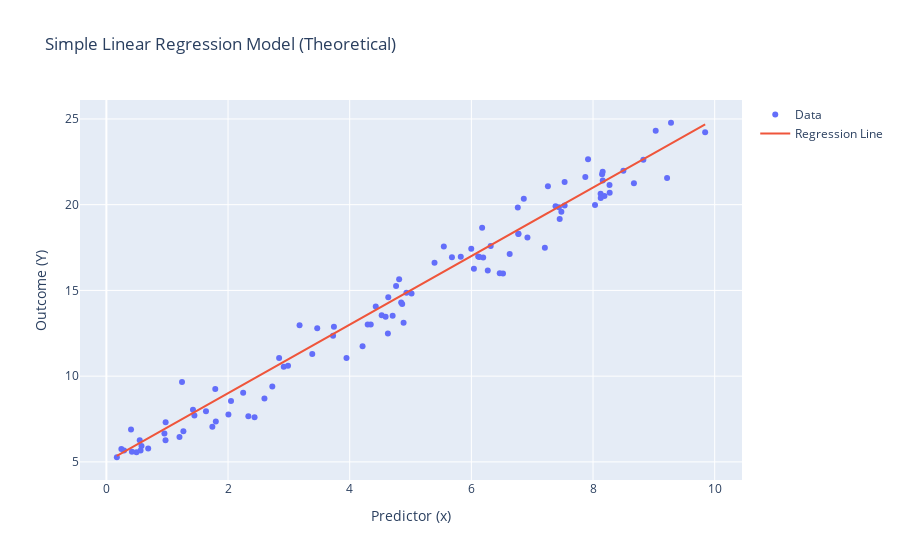

The code cell stored with this chart in its notebook:
### Markdown cell above
In a Simple Linear Regression model, we aim to describe the relationship between a predictor variable \( x \) and an outcome variable \( Y \) using a linear equation. This model assumes that the outcome \( Y \) depends linearly on \( x \) with some added random noise. The model equation is:

\[
Y = beta_0 + beta_1 x + epsilon
\]

where:
- **\( beta_0 \)** is the intercept, representing the value of \( Y \) when \( x = 0 \).
- **\( beta_1 \)** is the slope, showing the change in \( Y \) for a one-unit increase in \( x \).
- **\( epsilon \)** is the error term, representing the randomness or noise in \( Y \). It's typically assumed to follow a normal distribution with mean 0 and some standard deviation \( sigma \)
xc 
This model implies that for each value of \( x \), the outcome \( Y \) is a random variable that follows a normal distribution centered around \( beta_0 + beta_1 x \) with standard deviation \( sigma \). In other words, \( Y \) values are distributed around a "true" line defined by \( beta_0 + beta_1 x \), with some spread due to the error term.

### Code cell
import numpy as np
from scipy.stats import norm, uniform
import plotly.graph_objects as go

# Define parameters for the regression model
n = 100  # Sample size
beta0 = 5  # Intercept
beta1 = 2  # Slope
sigma = 1  # Standard deviation of the error term

# Generate predictor variable x from a uniform distribution
x = uniform.rvs(loc=0, scale=10, size=n)

# Generate error terms from a normal distribution
errors = norm.rvs(loc=0, scale=sigma, size=n)

# Generate outcome variable Y according to the theoretical model
Y = beta0 + beta1 * x + errors

# Visualize the results using Plotly
fig = go.Figure()

# Scatter plot of the generated data points
fig.add_trace(go.Scatter(x=x, y=Y, mode='markers', name='Data'))

# Add the theoretical regression line (without noise)
fig.add_trace(go.Scatter(x=x, y=beta0 + beta1 * x, mode='lines', name='Regression Line'))

fig.update_layout(title="Simple Linear Regression Model (Theoretical)",
                  xaxis_title="Predictor (x)",
                  yaxis_title="Outcome (Y)")
fig.show()

### Figure 1 — Plotly figure (JSON) as saved in the notebook; plotly's stock layout.template omitted (floating-point values rounded to 4 significant figures)
{"data": [{"mode": "markers", "name": "Data", "type": "scatter", "x": [7.258, 0.9724, 8.672, 8.125, 7.384, 6.52, 0.1721, 7.452, 4.212, 8.271, 0.5483, 5.547, 8.827, 4.526, 6.194, 9.843, 4.628, 8.188, 6.763, 4.346, 2.334, 3.176, 3.947, 4.886, 4.813, 1.202, 7.208, 0.4946, 2.728, 1.423, 5.017, 0.5774, 4.932, 1.742, 4.846, 6.13, 7.873, 0.9741, 6.112, 2.436, 3.385, 7.918, 5.681, 0.9542, 2.916, 1.637, 6.042, 5.394, 0.2907, 4.706, 8.16, 6.774, 9.03, 1.266, 4.296, 8.127, 8.033, 8.149, 5.826, 2.839, 2.248, 2.986, 6.772, 7.533, 6.27, 0.2462, 7.479, 9.282, 4.634, 0.42, 3.466, 1.243, 6.862, 3.726, 9.218, 6.922, 6.177, 8.274, 0.6872, 1.447, 6.466, 8.499, 1.79, 8.159, 7.533, 4.428, 4.763, 1.799, 0.562, 2.006, 3.741, 0.405, 6.318, 5.998, 6.63, 4.863, 7.438, 2.599, 2.049, 4.59], "y": [21.07, 6.257, 21.25, 20.63, 19.9, 15.99, 5.27, 19.16, 11.74, 21.15, 6.257, 17.55, 22.61, 13.56, 16.92, 24.22, 12.49, 20.51, 19.83, 13.01, 7.656, 12.97, 11.06, 13.12, 15.65, 6.452, 17.49, 5.564, 9.397, 8.039, 14.83, 5.923, 14.87, 7.056, 14.29, 16.95, 21.61, 7.316, 16.98, 7.598, 11.3, 22.65, 16.94, 6.657, 10.55, 7.952, 16.27, 16.61, 5.668, 13.53, 21.41, 18.3, 24.31, 6.787, 13.02, 20.39, 19.98, 21.77, 16.96, 11.05, 9.037, 10.61, 18.29, 19.96, 16.16, 5.752, 19.58, 24.78, 14.59, 5.59, 12.8, 9.655, 20.34, 12.36, 21.56, 18.09, 18.66, 20.69, 5.786, 7.701, 16.0, 21.98, 9.256, 21.91, 21.32, 14.07, 15.26, 7.354, 5.659, 7.761, 12.88, 6.884, 17.58, 17.43, 17.12, 14.21, 19.85, 8.695, 8.555, 13.47]}, {"mode": "lines", "name": "Regression Line", "type": "scatter", "x": [7.258, 0.9724, 8.672, 8.125, 7.384, 6.52, 0.1721, 7.452, 4.212, 8.271, 0.5483, 5.547, 8.827, 4.526, 6.194, 9.843, 4.628, 8.188, 6.763, 4.346, 2.334, 3.176, 3.947, 4.886, 4.813, 1.202, 7.208, 0.4946, 2.728, 1.423, 5.017, 0.5774, 4.932, 1.742, 4.846, 6.13, 7.873, 0.9741, 6.112, 2.436, 3.385, 7.918, 5.681, 0.9542, 2.916, 1.637, 6.042, 5.394, 0.2907, 4.706, 8.16, 6.774, 9.03, 1.266, 4.296, 8.127, 8.033, 8.149, 5.826, 2.839, 2.248, 2.986, 6.772, 7.533, 6.27, 0.2462, 7.479, 9.282, 4.634, 0.42, 3.466, 1.243, 6.862, 3.726, 9.218, 6.922, 6.177, 8.274, 0.6872, 1.447, 6.466, 8.499, 1.79, 8.159, 7.533, 4.428, 4.763, 1.799, 0.562, 2.006, 3.741, 0.405, 6.318, 5.998, 6.63, 4.863, 7.438, 2.599, 2.049, 4.59], "y": [19.52, 6.945, 22.34, 21.25, 19.77, 18.04, 5.344, 19.9, 13.42, 21.54, 6.097, 16.09, 22.65, 14.05, 17.39, 24.69, 14.26, 21.38, 18.53, 13.69, 9.668, 11.35, 12.89, 14.77, 14.63, 7.404, 19.42, 5.989, 10.46, 7.847, 15.03, 6.155, 14.86, 8.485, 14.69, 17.26, 20.75, 6.948, 17.22, 9.872, 11.77, 20.84, 16.36, 6.908, 10.83, 8.274, 17.08, 15.79, 5.581, 14.41, 21.32, 18.55, 23.06, 7.532, 13.59, 21.25, 21.07, 21.3, 16.65, 10.68, 9.497, 10.97, 18.54, 20.07, 17.54, 5.492, 19.96, 23.56, 14.27, 5.84, 11.93, 7.487, 18.72, 12.45, 23.44, 18.84, 17.35, 21.55, 6.374, 7.894, 17.93, 22.0, 8.581, 21.32, 20.07, 13.86, 14.53, 8.599, 6.124, 9.013, 12.48, 5.81, 17.64, 17.0, 18.26, 14.73, 19.88, 10.2, 9.098, 14.18]}], "layout": {"title": {"text": "Simple Linear Regression Model (Theoretical)"}, "xaxis": {"title": {"text": "Predictor (x)"}}, "yaxis": {"title": {"text": "Outcome (Y)"}}}}
